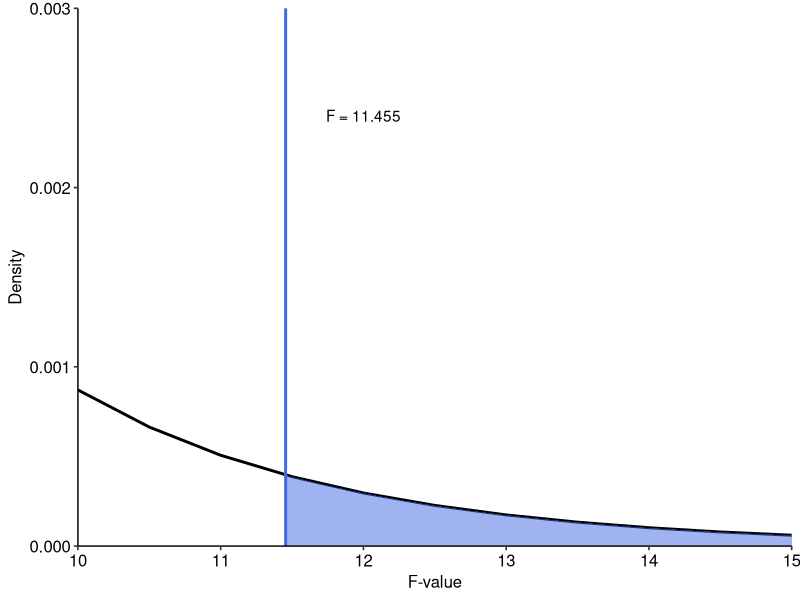

Write the R code that produced this figure.
## ---- chunk 1
library(tidyverse)
library(ggpubr)
library(here)
library(rstatix)

# i_am("code/bookdown/09-regressions-2.Rmd")
## ---- chunk 2
w10_flow <- read_csv(here("data", "week_10", "w10_flow.csv"))
## ---- chunk 3
flow_block1 <- lm(DFS_Total ~ GoldMSI, data = w10_flow)
## ---- chunk 4
flow_block2 <- lm(DFS_Total ~ GoldMSI + openness, data = w10_flow)
## ---- chunk 5
flow_block3 <- lm(DFS_Total ~ GoldMSI + openness + trait_anxiety, data = w10_flow)
## ---- chunk 6
summary(flow_block1)
## ---- chunk 7
summary(flow_block2)
## ---- chunk 8
summary(flow_block3)
## ---- chunk 9
summary(flow_block1)$r.squared
summary(flow_block2)$r.squared
summary(flow_block3)$r.squared
## ---- chunk 10
anova(flow_block1, flow_block2)
## ---- chunk 11
anova(flow_block2, flow_block3)
## ---- chunk 12
AIC(flow_block1, flow_block2, flow_block3)
BIC(flow_block1, flow_block2, flow_block3)
## ---- chunk 13

## ---- chunk 14
tibble(
  x = seq(0, 15, by = .5),
  y = df(x, df1 = 1, df2 = 809)
) %>%
  ggplot(
    aes(x = x, y = y)
  ) +
  geom_line(linewidth = 1) +
  theme_pubr() +
  geom_vline(xintercept = 11.455, linewidth = 1, colour = "royalblue") +
  annotate("text", x = 12, y = 0.0024, label = "F = 11.455") +
  stat_function(fun = df, args = list(df1 = 1, df2 = 809), 
                geom = "area", xlim = c(11.455, 15),
                fill = "royalblue", alpha = 0.5) + 
  scale_x_continuous(expand = c(0, 0), limits = c(10, NA)) + 
  scale_y_continuous(expand = c(0, 0), limits = c(0, 0.003)) +
  labs(x = "F-value", y = "Density")

## ---- chunk 15
pf(11.45514, df1 = 1, df2 = 808, lower.tail = FALSE)
## ---- chunk 16
x <- anova(flow_block1, flow_block2)
x

# Using the output from anova() to manually calculate p-value
SSb <- x$RSS[1]
SSa <- x$RSS[2]
pa <- length(coef(flow_block2))
pb <- length(coef(flow_block1))
dfa <- nrow(w10_flow) - pa
dfb <- nrow(w10_flow) - pb

f_val <- ((SSb-SSa)/(pa-pb))/(SSa/dfa)

pf(f_val, df1 = dfb-dfa, df2 = dfa, lower.tail = FALSE)

